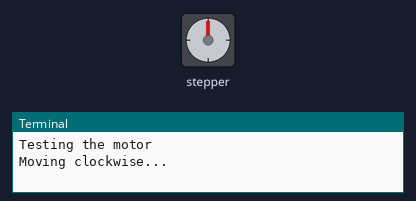
The program below on a simulated Raspberry Pi (BCM pin numbers). Shown: stepper motor, the last lines printed to the terminal. The stepper is drawn at 200 steps a turn. At 13.0 s the program stops and its outputs stay as they are.

Above: at 0.1 s.
At 2.15 s:
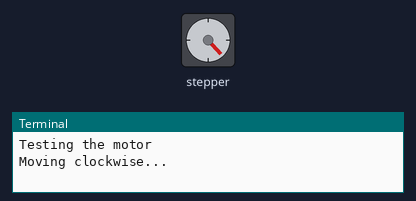
At 4.25 s:
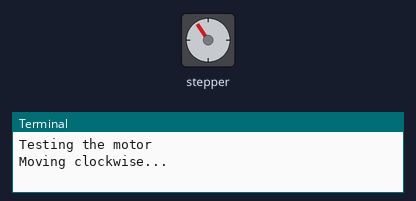
At 10.75 s:
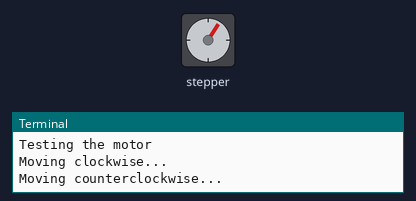
Timing chart, 0 to 12.5 s (numbered marks = the images above):
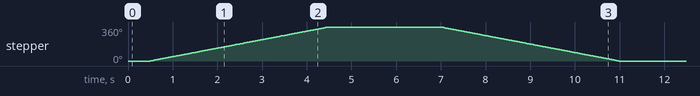

Measured:
- by itself, stepper: turns 360° clockwise in 4.0 s, then 360° counter-clockwise in 4.0 s

The program:

motor_test.py
```python
import RPi.GPIO as GPIO
from time import sleep
import time

# GPIO Setup for motor
DIR = 17
STEP = 27
CW = 1
CCW = 0

GPIO.setwarnings(False)
GPIO.setmode(GPIO.BCM)
GPIO.setup(DIR, GPIO.OUT)
GPIO.setup(STEP, GPIO.OUT)

def run(direction, steps=200, delay=0.01):
    GPIO.output(DIR, direction)
    sleep(0.5)

    for _ in range(steps):
        GPIO.output(STEP, GPIO.HIGH)
        sleep(delay)
        GPIO.output(STEP, GPIO.LOW)
        sleep(delay)

def forward():
    run(CW)

def backward():
    run(CCW)

try:
    print("Testing the motor")
    print("Moving clockwise...")
    forward()
    sleep(2)
    print("Moving counterclockwise...")
    backward()
    sleep(2)

finally:
    GPIO.cleanup()
    print("GPIO cleaned up.")
```
